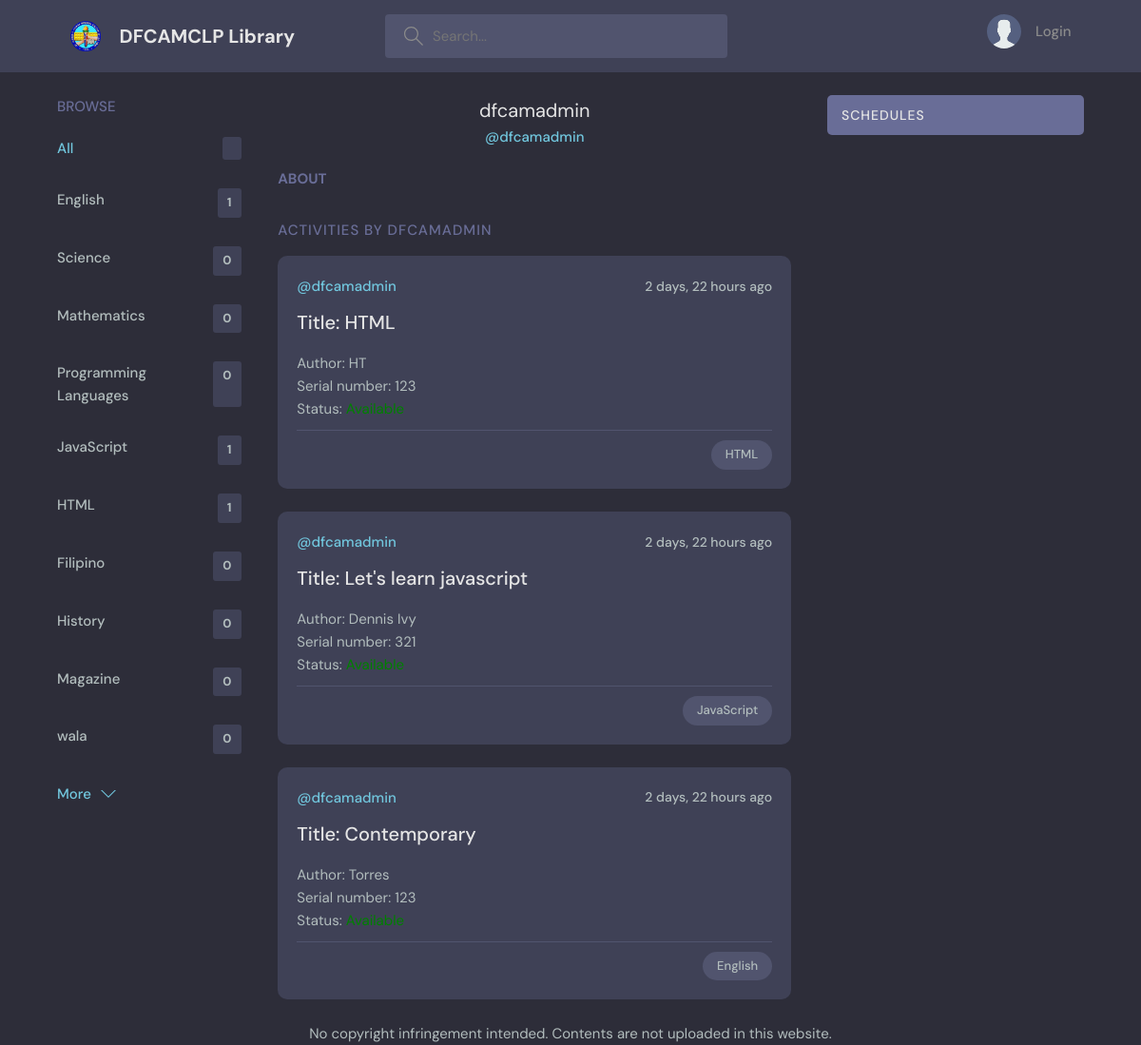
Screenshot of /profile/7 with the database file from the repository.
### base/models.py (models this page shows, shortened)
class Topic(models.Model):
    name = models.CharField(max_length=200)

class Room(models.Model):
    host = models.ForeignKey(User, on_delete=models.SET_NULL, null=True)
    topic = models.ForeignKey(Topic, on_delete=models.SET_NULL, null=True)
    name = models.CharField(max_length=200)
    author = models.CharField(max_length=200, blank = True)
    serialnumber = models.CharField(max_length=200, blank = True)
    status = models.IntegerField(default = 0)
    description = models.TextField(null=True, blank=True)
    participants = models.ManyToManyField(User, related_name='participants', blank=True)
    updated = models.DateTimeField(auto_now=True)
    created = models.DateTimeField(auto_now_add=True)
    class Meta:
        ordering = ['-updated','-created']

### base/views.py (the view)
# urls.py: path('profile/<str:pk>', views.userProfile, name="user-profile"),
def userProfile(request, pk):
    user = User.objects.get(id=pk)
    room_messages = user.message_set.all()
    rooms = user.room_set.all()
    topics = Topic.objects.all()
    context = {'user': user, 'rooms' : rooms, 'room_messages' : room_messages,'topics' : topics}
    return render(request, 'base/profile.html', context)

### base/templates/base/profile.html (shortened to what this page needs)
{% extends 'main.html' %}
{% block content %}
  <main class="profile-page layout layout--3">
    <div class="container">
      {% include 'base/topics_component.html' %}
      <div class="roomList">
        <div class="profile">
          <div class="profile__info">
            <h3>{{user.username}}</h3>
            <p>@{{user.username}}</p>
          </div>
          <div class="profile__about">
            <h3>About</h3>
          </div>
        </div>
        <div class="roomList__header">
          <div>
            <h2>Activities by {{user.username}}</a>
            </h2>
          </div>
        </div>
        {% include 'base/feed_component.html' %}
      </div>
      {% include 'base/activity_component.html' %}
    </div>
  </main>
{% endblock content %}

### base/templates/base/topics_component.html
<div class="topics">
    <div class="topics__header">
      <h2>Browse</h2>
    </div>
    <ul class="topics__list">
      <li>
        <a href="{% url 'home' %}" class="active">All <span>{{room_count}}</span></a>
      </li>
      {% for topic in topics %}
      <li>
        <a href="{% url 'home' %}?q={{topic.name}}">{{topic.name}}<span>{{topic.room_set.all.count}}</span></a>
      </li>
{% endfor %}
    </ul>
    <a class="btn btn--link" href="{% url 'topics' %}">
      More
      <svg version="1.1" xmlns="http://www.w3.org/2000/svg" width="32" height="32" viewBox="0 0 32 32">
        <title>chevron-down</title>
        <path d="M16 21l-13-13h-3l16 16 16-16h-3l-13 13z"></path>
      </svg>
    </a>
  </div>

### base/templates/base/feed_component.html (shortened to what this page needs)
{% for room in rooms %}
<div class="roomListRoom">
  <div class="roomListRoom__header">
    <a href="{% url 'user-profile' room.host.id %}" class="roomListRoom__author">
      <span>@{{room.host.username}}</span>
    </a>
    <div class="roomListRoom__actions">
      <span>{{room.created|timesince}} ago</span>
    </div>
  </div>
  <div class="roomListRoom__content" >
   {% if user.is_superuser %}<a href="{% url 'room' room.id %}">Title: {{room.name}}</a> {% endif %}
    <p>Author: {{room.author}}</p>
    <p>Serial number: {{room.serialnumber}}</p>
    {% if room.status == 0 %}
    <p>Status: <FONT COLOR = "Green">Available</FONT></p>
    {% endif %}
  </div>
  <div class="roomListRoom__meta">
    <p class="roomListRoom__topic">{{room.topic.name}}</p>
  </div>
</div>
{% endfor %}

### static/styles/style.css (style rules this page uses)
:root { --color-main: #71c6dd; --color-main-light: #e1f6fb; --color-dark: #3f4156; --color-dark-medium: #51546e; --color-dark-light: #696d97; --color-light: #e5e5e5; --color-gray: #8b8b8b; --color-light-gray: #b2bdbd; --color-bg: #2d2d39; --color-success: #5dd693; --color-error: #fc4b0b; }
* { font-family: "DM Sans", -apple-system, BlinkMacSystemFont, "Segoe UI", Roboto, Oxygen, Ubuntu, Cantarell, "Open Sans", "Helvetica Neue", sans-serif; margin: 0; padding: 0; box-sizing: border-box; text-rendering: optimizeLegibility; font-size: inherit; }
html { font-size: 56.25%; }
@media only screen and (min-width: 1200px) { html { font-size: 62.5%; } }
body { line-height: 1.6; font-weight: 400; font-size: 1.5rem; color: var(--color-light-gray); background-color: var(--color-bg); min-height: 100vh; }
a { display: inline-block; color: var(--color-main); text-decoration: none; }
.container { max-width: 120rem; width: 90%; margin: auto; }
.btn { background-color: transparent; border: none; display: inline-flex; align-items: center; gap: 1rem; cursor: pointer; transition: all ease-in-out 0.3s; padding: 1rem 2rem; border-radius: 5px; box-shadow: 1px 1px 3px 1px rgba(0, 0, 0, 0.15); font-weight: 500; }
.btn--link { border-radius: 0; padding: 0; color: var(--color-main); box-shadow: none; }
.btn > svg { fill: currentColor; width: 1.6rem; height: 1.6rem; }
.layout { margin-top: 2.4rem; }
.layout > .container { display: flex; justify-content: space-between; align-items: flex-start; }
.layout--3 > .container > div:first-child { flex-basis: 18%; max-width: 22.5rem; }
.layout--3 > .container > div:nth-child(2) { flex-basis: 50%; }
.topics__header { margin-bottom: 2rem; }
.topics__header h2 { text-transform: uppercase; font-weight: 500; color: var(--color-dark-light); }
.topics__list { list-style: none; }
.topics__list li a { display: flex; justify-content: space-between; margin-bottom: 3rem; font-weight: 500; color: var(--color-light-gray); transition: all 0.3s ease-in-out; }
.topics__list li a.active, .topics__list li a:hover { color: var(--color-main); }
.topics__list li a span { padding: 0.5rem 1rem; background-color: var(--color-dark); border-radius: 3px; font-size: 1.3rem; font-weight: 700; letter-spacing: 1px; }
.roomList__header { display: flex; justify-content: space-between; align-items: center; margin-bottom: 2.4rem; }
.roomList__header h2 { text-transform: uppercase; font-weight: 500; color: var(--color-light); letter-spacing: 1px; }
.roomListRoom { margin-bottom: 2.4rem; background-color: var(--color-dark); border-radius: 1rem; padding: 2rem; }
.roomListRoom__header { display: flex; justify-content: space-between; align-items: center; }
.roomListRoom__author { font-weight: 500; display: flex; align-items: center; gap: 1rem; }
.roomListRoom__actions { display: flex; align-items: flex-start; gap: 1rem; position: relative; }
.roomListRoom__actions span { font-size: 1.4rem; font-weight: 500; }
.roomListRoom__content { margin: 1rem 0; }
.roomListRoom__content a { font-size: 2rem; font-weight: 500; margin-bottom: 1.5rem; color: var(--color-light); transition: all 0.3s ease-in-out; }
.roomListRoom__meta { border-top: 1px solid var(--color-dark-medium); padding-top: 1rem; display: flex; align-items: center; justify-content: space-between; }
.roomListRoom__topic { padding: 5px 1.5rem; background-color: var(--color-dark-medium); border-radius: 5rem; font-weight: 500; font-size: 1.3rem; }
.profile { margin-bottom: 3rem; }
.profile__info { text-align: center; }
.profile__info h3 { font-size: 2rem; color: var(--color-light); font-weight: 400; }
.profile__info p { color: var(--color-main); font-weight: 500; margin-bottom: 1rem; }
.profile__about { margin-top: 2rem; }
.profile__about h3 { text-transform: uppercase; color: var(--color-dark-light); margin-bottom: 0.5rem; }
.profile-page .roomList__header { margin-bottom: 1.5rem; }
.profile-page .roomList__header h2 { color: var(--color-dark-light); }

### rows the page displays
Topic: name "English", room_set.all.count "1"
Topic: name "Science", room_set.all.count "0"
Topic: name "Mathematics", room_set.all.count "0"
Topic: name "Programming Languages", room_set.all.count "0"
Topic: name "JavaScript", room_set.all.count "1"
Topic: name "HTML", room_set.all.count "1"
Topic: name "Filipino", room_set.all.count "0"
Topic: name "History", room_set.all.count "0"
Topic: name "Magazine", room_set.all.count "0"
Topic: name "wala", room_set.all.count "0"
Room: host.username "dfcamadmin", created "2 days, 22 hours", name "HTML", author "HT", serialnumber "123", shows "Status:", topic.name "HTML"
Room: host.username "dfcamadmin", created "2 days, 22 hours", name "Let's learn javascript", author "Dennis Ivy", serialnumber "321", shows "Status:", topic.name "JavaScript"
Room: host.username "dfcamadmin", created "2 days, 22 hours", name "Contemporary", author "Torres", serialnumber "123", shows "Status:", topic.name "English"

### other values shown
{{ user.username }} "dfcamadmin"
{{ user.username }} "DFCAMADMIN"
